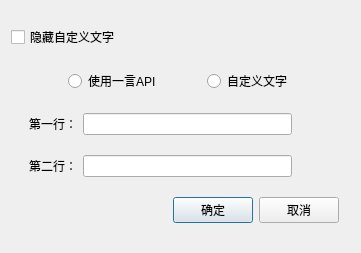
<?xml version="1.0" encoding="UTF-8"?>
<ui version="4.0">
 <class>textbox</class>
 <widget class="QDialog" name="textbox">
  <property name="geometry">
   <rect>
    <x>0</x>
    <y>0</y>
    <width>361</width>
    <height>253</height>
   </rect>
  </property>
  <property name="windowTitle">
   <string>编辑自定义文字</string>
  </property>
  <layout class="QVBoxLayout" name="verticalLayout">
   <item>
    <widget class="QCheckBox" name="hideswitch">
     <property name="text">
      <string>隐藏自定义文字</string>
     </property>
    </widget>
   </item>
   <item>
    <layout class="QHBoxLayout" name="horizontalLayout_2">
     <item>
      <spacer name="horizontalSpacer_9">
       <property name="orientation">
        <enum>Qt::Horizontal</enum>
       </property>
       <property name="sizeType">
        <enum>QSizePolicy::Preferred</enum>
       </property>
       <property name="sizeHint" stdset="0">
        <size>
         <width>58</width>
         <height>20</height>
        </size>
       </property>
      </spacer>
     </item>
     <item>
      <widget class="QRadioButton" name="hikoto">
       <property name="text">
        <string>使用一言API</string>
       </property>
      </widget>
     </item>
     <item>
      <spacer name="horizontalSpacer_7">
       <property name="orientation">
        <enum>Qt::Horizontal</enum>
       </property>
       <property name="sizeType">
        <enum>QSizePolicy::Fixed</enum>
       </property>
       <property name="sizeHint" stdset="0">
        <size>
         <width>40</width>
         <height>20</height>
        </size>
       </property>
      </spacer>
     </item>
     <item>
      <widget class="QRadioButton" name="custom">
       <property name="text">
        <string>自定义文字</string>
       </property>
      </widget>
     </item>
     <item>
      <spacer name="horizontalSpacer_8">
       <property name="orientation">
        <enum>Qt::Horizontal</enum>
       </property>
       <property name="sizeType">
        <enum>QSizePolicy::Preferred</enum>
       </property>
       <property name="sizeHint" stdset="0">
        <size>
         <width>58</width>
         <height>20</height>
        </size>
       </property>
      </spacer>
     </item>
    </layout>
   </item>
   <item>
    <layout class="QHBoxLayout" name="horizontalLayout_3">
     <item>
      <spacer name="horizontalSpacer_4">
       <property name="orientation">
        <enum>Qt::Horizontal</enum>
       </property>
       <property name="sizeType">
        <enum>QSizePolicy::Preferred</enum>
       </property>
       <property name="sizeHint" stdset="0">
        <size>
         <width>18</width>
         <height>20</height>
        </size>
       </property>
      </spacer>
     </item>
     <item>
      <widget class="QLabel" name="label">
       <property name="text">
        <string>第一行：</string>
       </property>
      </widget>
     </item>
     <item>
      <widget class="QLineEdit" name="line1Edit"/>
     </item>
     <item>
      <spacer name="horizontalSpacer_6">
       <property name="orientation">
        <enum>Qt::Horizontal</enum>
       </property>
       <property name="sizeType">
        <enum>QSizePolicy::Preferred</enum>
       </property>
       <property name="sizeHint" stdset="0">
        <size>
         <width>58</width>
         <height>20</height>
        </size>
       </property>
      </spacer>
     </item>
    </layout>
   </item>
   <item>
    <layout class="QHBoxLayout" name="horizontalLayout_4">
     <item>
      <spacer name="horizontalSpacer_3">
       <property name="orientation">
        <enum>Qt::Horizontal</enum>
       </property>
       <property name="sizeType">
        <enum>QSizePolicy::Preferred</enum>
       </property>
       <property name="sizeHint" stdset="0">
        <size>
         <width>18</width>
         <height>20</height>
        </size>
       </property>
      </spacer>
     </item>
     <item>
      <widget class="QLabel" name="label_2">
       <property name="text">
        <string>第二行：</string>
       </property>
      </widget>
     </item>
     <item>
      <widget class="QLineEdit" name="line2Edit"/>
     </item>
     <item>
      <spacer name="horizontalSpacer_5">
       <property name="orientation">
        <enum>Qt::Horizontal</enum>
       </property>
       <property name="sizeType">
        <enum>QSizePolicy::Preferred</enum>
       </property>
       <property name="sizeHint" stdset="0">
        <size>
         <width>58</width>
         <height>20</height>
        </size>
       </property>
      </spacer>
     </item>
    </layout>
   </item>
   <item>
    <layout class="QHBoxLayout" name="horizontalLayout">
     <item>
      <spacer name="horizontalSpacer">
       <property name="orientation">
        <enum>Qt::Horizontal</enum>
       </property>
       <property name="sizeType">
        <enum>QSizePolicy::Preferred</enum>
       </property>
       <property name="sizeHint" stdset="0">
        <size>
         <width>168</width>
         <height>20</height>
        </size>
       </property>
      </spacer>
     </item>
     <item>
      <widget class="QPushButton" name="pushButton">
       <property name="text">
        <string>确定</string>
       </property>
      </widget>
     </item>
     <item>
      <widget class="QPushButton" name="pushButton_2">
       <property name="text">
        <string>取消</string>
       </property>
      </widget>
     </item>
     <item>
      <spacer name="horizontalSpacer_2">
       <property name="orientation">
        <enum>Qt::Horizontal</enum>
       </property>
       <property name="sizeType">
        <enum>QSizePolicy::Preferred</enum>
       </property>
       <property name="sizeHint" stdset="0">
        <size>
         <width>17</width>
         <height>20</height>
        </size>
       </property>
      </spacer>
     </item>
    </layout>
   </item>
  </layout>
 </widget>
 <resources/>
 <connections>
  <connection>
   <sender>pushButton_2</sender>
   <signal>clicked()</signal>
   <receiver>textbox</receiver>
   <slot>reject()</slot>
   <hints>
    <hint type="sourcelabel">
     <x>298</x>
     <y>219</y>
    </hint>
    <hint type="destinationlabel">
     <x>180</x>
     <y>126</y>
    </hint>
   </hints>
  </connection>
 </connections>
</ui>
